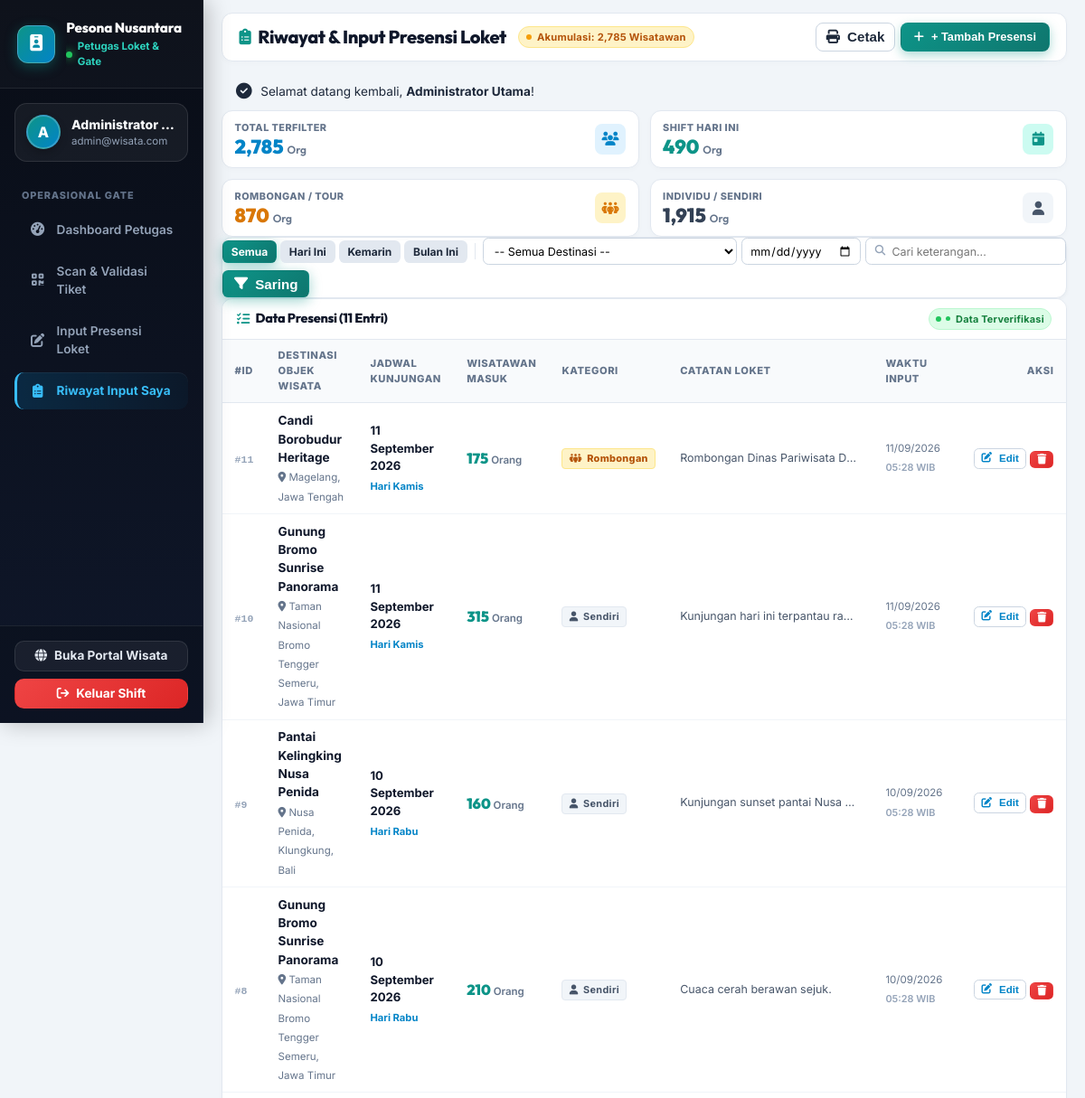
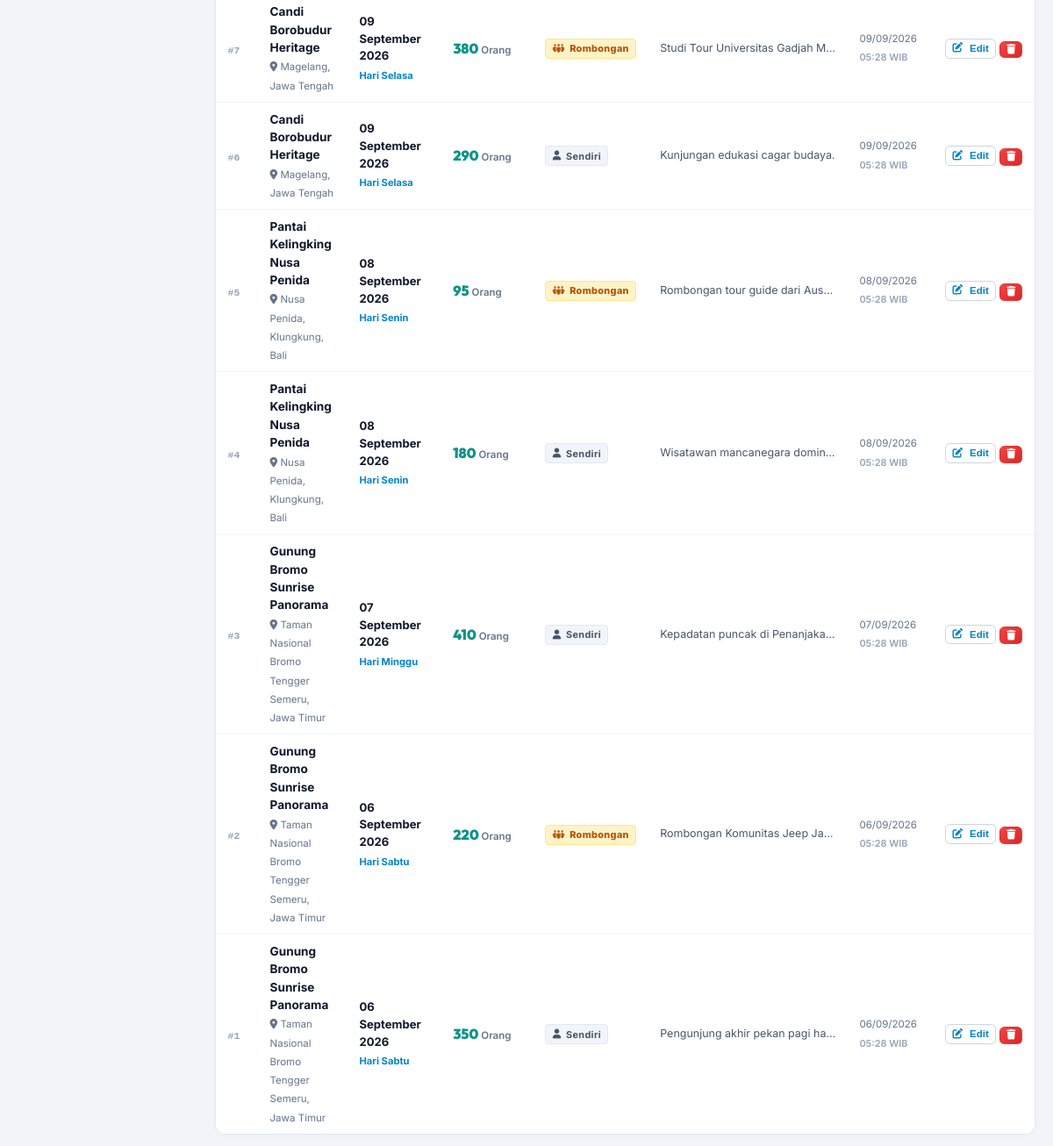
The app's page /petugas/riwayat_input.php (signed in) with its own data (2 pictures, top to bottom).
### tables this page shows
CREATE TABLE `pengaturan_web` (
  `id` INT AUTO_INCREMENT PRIMARY KEY,
  `nama_sistem` VARCHAR(100) NOT NULL DEFAULT 'Pesona Nusantara',
  `tagline` VARCHAR(200) DEFAULT 'Sistem Informasi & Reservasi Wisata Berkelas Indonesia',
  `deskripsi` TEXT DEFAULT NULL,
  `kontak_email` VARCHAR(100) DEFAULT 'kontak@pesonanusantara.id',
  `kontak_telp` VARCHAR(30) DEFAULT '+62 821-9988-7766',
  `alamat` TEXT DEFAULT NULL,
  `logo` VARCHAR(255) DEFAULT NULL,
  `banner` VARCHAR(255) DEFAULT NULL,
  `sosmed_instagram` VARCHAR(100) DEFAULT 'pesonanusantara.id',
  `sosmed_facebook` VARCHAR(100) DEFAULT 'pesonanusantara.official',
  `sosmed_youtube` VARCHAR(100) DEFAULT 'PesonaNusantaraTV',
  `updated_at` TIMESTAMP DEFAULT CURRENT_TIMESTAMP ON UPDATE CURRENT_TIMESTAMP
);

CREATE TABLE `presensi_kunjungan` (
  `id` INT AUTO_INCREMENT PRIMARY KEY,
  `petugas_id` INT NOT NULL,
  `destinasi_id` INT NOT NULL,
  `tanggal_kunjungan` DATE NOT NULL,
  `hari` VARCHAR(20) NOT NULL,
  `jumlah_pengunjung` INT NOT NULL,
  `jenis_kunjungan` ENUM('sendiri', 'rombongan') NOT NULL DEFAULT 'sendiri',
  `keterangan` TEXT DEFAULT NULL,
  `created_at` TIMESTAMP DEFAULT CURRENT_TIMESTAMP,
  FOREIGN KEY (`petugas_id`) REFERENCES `users`(`id`) ON DELETE CASCADE,
  FOREIGN KEY (`destinasi_id`) REFERENCES `destinasi`(`id`) ON DELETE CASCADE
);

CREATE TABLE `destinasi` (
  `id` INT AUTO_INCREMENT PRIMARY KEY,
  `kategori_id` INT NOT NULL,
  `nama_destinasi` VARCHAR(150) NOT NULL,
  `slug` VARCHAR(180) NOT NULL UNIQUE,
  `deskripsi` TEXT NOT NULL,
  `lokasi` VARCHAR(255) NOT NULL,
  `maps_embed` TEXT DEFAULT NULL,
  `harga_tiket` DECIMAL(12,2) NOT NULL DEFAULT 0.00,
  `diskon_rombongan` INT DEFAULT 15 COMMENT 'Diskon persen untuk rombongan',
  `min_rombongan` INT DEFAULT 10 COMMENT 'Minimal pengunjung untuk rombongan',
  `jam_buka` TIME DEFAULT '08:00:00',
  `jam_tutup` TIME DEFAULT '17:00:00',
  `hari_operasional` VARCHAR(100) DEFAULT 'Setiap Hari (Senin - Minggu)',
  `fasilitas` TEXT DEFAULT NULL COMMENT 'Comma-separated fasilitas',
  `status` ENUM('buka', 'tutup', 'pemeliharaan') DEFAULT 'buka',
  `rating` DECIMAL(3,2) DEFAULT 4.80,
  `foto_utama` VARCHAR(255) NOT NULL,
  `created_at` TIMESTAMP DEFAULT CURRENT_TIMESTAMP,
  FOREIGN KEY (`kategori_id`) REFERENCES `kategori_wisata`(`id`) ON DELETE CASCADE
);

### petugas/riwayat_input.php (the view, shortened to what the rows shown need)
<?php
require_once __DIR__ . '/../config/database.php';
$sql = "SELECT k.*, d.nama_destinasi, d.lokasi, d.harga_tiket
        FROM presensi_kunjungan k
        JOIN destinasi d ON k.destinasi_id = d.id
        WHERE 1=1";
$params = [];
$sql .= " ORDER BY k.id DESC";
$stmt = $pdo->prepare($sql);
$stmt->execute($params);
$riwayat = $stmt->fetchAll();
require_once __DIR__ . '/includes/header.php';
require_once __DIR__ . '/includes/sidebar.php';
?>
<main class="admin-main">
  <div class="admin-topbar-luxury" style="padding: 0.65rem 1.15rem; margin-bottom: 0.75rem; border-radius: 0.75rem;">
    <div style="display: flex; align-items: center; gap: 0.85rem; flex-wrap: wrap;">
      <h1 style="font-size: 1.25rem; font-weight: 800; color: #0f172a; margin: 0; display: flex; align-items: center; gap: 0.5rem;">
        <i class="fa-solid fa-clipboard-list text-primary" style="font-size: 1.1rem;"></i>
        Riwayat & Input Presensi Loket
      </h1>
    </div>
  </div>
  <div class="card-table-luxury" style="border-radius: 0.75rem;">
    <?php if (empty($riwayat)): ?>
      <div style="text-align: center; padding: 2.5rem 1.5rem; color: #94a3b8; background: #ffffff;">
        <i class="fa-solid fa-folder-open" style="font-size: 2rem; margin-bottom: 0.5rem; display: block; color: #cbd5e1;"></i>
        <h4 style="font-size: 0.95rem; font-weight: 800; color: #334155; margin: 0 0 0.25rem 0;">Tidak Ada Data Presensi</h4>
        <p style="font-size: 0.8rem; color: #64748b; margin: 0 0 0.75rem 0;">Belum ada entri presensi yang sesuai filter.</p>
        <button type="button" onclick="openAddModal()" class="btn btn-primary btn-xs btn-luxury-pulse" style="font-weight: 800;">
          <i class="fa-solid fa-plus"></i> Tambah Data Sekarang
        </button>
      </div>
    <?php else: ?>
      <div class="overflow-x-auto" style="background: #ffffff;">
        <table class="table-luxury" style="font-size: 0.82rem;">
          <thead>
            <tr style="background: #f8fafc;">
              <th style="width: 45px; padding: 0.6rem 0.85rem; font-size: 0.7rem;">#ID</th>
              <th style="padding: 0.6rem 0.85rem; font-size: 0.7rem;">Destinasi Objek Wisata</th>
              <th style="padding: 0.6rem 0.85rem; font-size: 0.7rem;">Jadwal Kunjungan</th>
              <th style="padding: 0.6rem 0.85rem; font-size: 0.7rem;">Wisatawan Masuk</th>
              <th style="padding: 0.6rem 0.85rem; font-size: 0.7rem;">Kategori</th>
              <th style="padding: 0.6rem 0.85rem; font-size: 0.7rem;">Catatan Loket</th>
              <th style="padding: 0.6rem 0.85rem; font-size: 0.7rem;">Waktu Input</th>
              <th style="text-align: right; width: 120px; padding: 0.6rem 0.85rem; font-size: 0.7rem;">Aksi</th>
            </tr>
          </thead>
          <tbody>
            <?php foreach ($riwayat as $row):
              $isRombongan = ($row['jenis_kunjungan'] === 'rombongan');
            ?>
              <tr>
                <td style="padding: 0.55rem 0.85rem;">
                  <span style="font-size: 0.72rem; font-weight: 800; color: #94a3b8; font-family: monospace;">
                    #<?= $row['id'] ?>
                  </span>
                </td>
                <td style="padding: 0.55rem 0.85rem;">
                  <strong class="text-dark" style="font-size: 0.85rem; display: block; color: #0f172a;">
                    <?= htmlspecialchars($row['nama_destinasi']) ?>
                  </strong>
                  <span style="font-size: 0.72rem; color: #64748b;">
                    <i class="fa-solid fa-location-dot text-rose-500"></i> <?= htmlspecialchars($row['lokasi']) ?>
                  </span>
                </td>
                <td style="padding: 0.55rem 0.85rem;">
                  <strong style="font-size: 0.82rem; color: #0f172a; display: block;">
                    <?= formatTanggalIndo($row['tanggal_kunjungan']) ?>
                  </strong>
                  <span style="font-size: 0.7rem; color: #0284c7; font-weight: 700;">
                    Hari <?= htmlspecialchars($row['hari']) ?>
                  </span>
                </td>
                <td style="padding: 0.55rem 0.85rem;">
                  <strong style="font-size: 1rem; color: #0d9488; font-weight: 900; font-family: 'Outfit', sans-serif;">
                    <?= number_format($row['jumlah_pengunjung']) ?>
                  </strong>
                  <span style="font-size: 0.72rem; font-weight: 600; color: #64748b;"> Orang</span>
                </td>
                <td style="padding: 0.55rem 0.85rem;">
                  <?php if ($isRombongan): ?>
                    <span class="badge" style="background: #fef3c7; color: #b45309; border: 1px solid #fde68a; font-size: 0.68rem; font-weight: 800; border-radius: 4px; padding: 0.15rem 0.45rem;">
                      <i class="fa-solid fa-people-group"></i> Rombongan
                    </span>
                  <?php else: ?>
                    <span class="badge" style="background: #f1f5f9; color: #475569; border: 1px solid #e2e8f0; font-size: 0.68rem; font-weight: 700; border-radius: 4px; padding: 0.15rem 0.45rem;">
                      <i class="fa-solid fa-user"></i> Sendiri
                    </span>
                  <?php endif; ?>
                </td>
                <td style="padding: 0.55rem 0.85rem;">
                  <span style="font-size: 0.78rem; color: #475569; display: block; max-width: 200px; white-space: nowrap; overflow: hidden; text-overflow: ellipsis;" title="<?= htmlspecialchars($row['keterangan'] ?? '-') ?>">
                    <?= htmlspecialchars($row['keterangan'] ?? '-') ?>
                  </span>
                </td>
                <td style="padding: 0.55rem 0.85rem;">
                  <span style="font-size: 0.72rem; color: #64748b; display: block;">
                    <?= date('d/m/Y', strtotime($row['created_at'])) ?>
                  </span>
                  <span style="font-size: 0.68rem; color: #94a3b8; font-weight: 600;">
                    <?= date('H:i', strtotime($row['created_at'])) ?> WIB
                  </span>
                </td>
                <td style="text-align: right; padding: 0.55rem 0.85rem;">
                  <div style="display: flex; gap: 0.25rem; justify-content: flex-end;">
                    <button type="button"
                            class="btn btn-secondary btn-xs"
                            style="padding: 0.2rem 0.45rem; font-size: 0.72rem; font-weight: 700; border-radius: 0.35rem; background: #ffffff; border: 1px solid #cbd5e1; color: #0284c7;"
                            onclick="openEditModal(<?= htmlspecialchars(json_encode($row)) ?>)"
                            title="Edit Data Presensi">
                      <i class="fa-solid fa-pen-to-square"></i> Edit
                    </button>
                    <form action="<?= BASE_URL ?>petugas/riwayat_input.php<?= !empty($_SERVER['QUERY_STRING']) ? '?' . $_SERVER['QUERY_STRING'] : '' ?>"
                          method="POST"
                          onsubmit="return confirm('Hapus presensi #<?= $row['id'] ?> (<?= $row['jumlah_pengunjung'] ?> orang)?')"
                          style="display: inline;">
                      <button type="submit" class="btn btn-danger btn-xs" style="padding: 0.2rem 0.45rem; font-size: 0.72rem; border-radius: 0.35rem;" title="Hapus Presensi">
                        <i class="fa-solid fa-trash"></i>
                      </button>
                    </form>
                  </div>
                </td>
              </tr>
            <?php endforeach; ?>
          </tbody>
        </table>
      </div>
    <?php endif; ?>
  </div>
</main>
<?php require_once __DIR__ . '/includes/footer.php'; ?>

### petugas/includes/sidebar.php (shortened to what the rows shown need)
<aside class="admin-sidebar">
  <div class="admin-sidebar-brand" style="padding: 1.25rem 1.2rem; border-bottom: 1px solid rgba(255,255,255,0.08);">
    <div style="overflow: hidden; flex: 1;">
      <span style="display: block; font-weight: 800; font-size: 0.95rem; color: #ffffff; letter-spacing: -0.01em; white-space: nowrap; text-overflow: ellipsis; overflow: hidden; font-family: 'Outfit', sans-serif;">
        <?= htmlspecialchars($settings['nama_sistem'] ?? 'Pesona Nusantara') ?>
      </span>
      <span style="display: inline-flex; align-items: center; gap: 0.35rem; font-size: 0.72rem; color: #2dd4bf; font-weight: 700;">
        <span style="width: 7px; height: 7px; border-radius: 50%; background: #22c55e; display: inline-block; box-shadow: 0 0 10px #22c55e; animation: pulse 2s infinite;"></span>
        Petugas Loket & Gate
      </span>
    </div>
  </div>
</aside>

### records on screen
pengaturan_web: nama_sistem "Pesona Nusantara"
presensi_kunjungan: id "11", destinasi.nama_destinasi "Candi Borobudur Heritage", destinasi.lokasi "Magelang, Jawa Tengah", tanggal_kunjungan "11 September 2026", hari "Kamis", jumlah_pengunjung "175", jenis_kunjungan "rombongan" (drawn), keterangan "Rombongan Dinas Pariwisata D…", created_at "11/09/2026", created_at "05:28"
presensi_kunjungan: id "10", destinasi.nama_destinasi "Gunung Bromo Sunrise Panorama", destinasi.lokasi "Taman Nasional Bromo Tengger Semeru, Jawa Timur", tanggal_kunjungan "11 September 2026", hari "Kamis", jumlah_pengunjung "315", jenis_kunjungan "sendiri" (drawn), keterangan "Kunjungan hari ini terpantau ra…", created_at "11/09/2026", created_at "05:28"
presensi_kunjungan: id "9", destinasi.nama_destinasi "Pantai Kelingking Nusa Penida", destinasi.lokasi "Nusa Penida, Klungkung, Bali", tanggal_kunjungan "10 September 2026", hari "Rabu", jumlah_pengunjung "160", jenis_kunjungan "sendiri" (drawn), keterangan "Kunjungan sunset pantai Nusa…", created_at "10/09/2026", created_at "05:28"
presensi_kunjungan: id "8", destinasi.nama_destinasi "Gunung Bromo Sunrise Panorama", destinasi.lokasi "Taman Nasional Bromo Tengger Semeru, Jawa Timur", tanggal_kunjungan "10 September 2026", hari "Rabu", jumlah_pengunjung "210", jenis_kunjungan "sendiri" (drawn), keterangan "Cuaca cerah berawan sejuk.", created_at "10/09/2026", created_at "05:28"
presensi_kunjungan: id "7", destinasi.nama_destinasi "Candi Borobudur Heritage", destinasi.lokasi "Magelang, Jawa Tengah", tanggal_kunjungan "09 September 2026", hari "Selasa", jumlah_pengunjung "380", jenis_kunjungan "rombongan" (drawn), keterangan "Studi Tour Universitas Gadjah M…", created_at "09/09/2026", created_at "05:28"
presensi_kunjungan: id "6", destinasi.nama_destinasi "Candi Borobudur Heritage", destinasi.lokasi "Magelang, Jawa Tengah", tanggal_kunjungan "09 September 2026", hari "Selasa", jumlah_pengunjung "290", jenis_kunjungan "sendiri" (drawn), keterangan "Kunjungan edukasi cagar budaya.", created_at "09/09/2026", created_at "05:28"
presensi_kunjungan: id "5", destinasi.nama_destinasi "Pantai Kelingking Nusa Penida", destinasi.lokasi "Nusa Penida, Klungkung, Bali", tanggal_kunjungan "08 September 2026", hari "Senin", jumlah_pengunjung "95", jenis_kunjungan "rombongan" (drawn), keterangan "Rombongan tour guide dari Aus…", created_at "08/09/2026", created_at "05:28"
presensi_kunjungan: id "4", destinasi.nama_destinasi "Pantai Kelingking Nusa Penida", destinasi.lokasi "Nusa Penida, Klungkung, Bali", tanggal_kunjungan "08 September 2026", hari "Senin", jumlah_pengunjung "180", jenis_kunjungan "sendiri" (drawn), keterangan "Wisatawan mancanegara domin…", created_at "08/09/2026", created_at "05:28"
presensi_kunjungan: id "3", destinasi.nama_destinasi "Gunung Bromo Sunrise Panorama", destinasi.lokasi "Taman Nasional Bromo Tengger Semeru, Jawa Timur", tanggal_kunjungan "07 September 2026", hari "Minggu", jumlah_pengunjung "410", jenis_kunjungan "sendiri" (drawn), keterangan "Kepadatan puncak di Penanjaka…", created_at "07/09/2026", created_at "05:28"
presensi_kunjungan: id "2", destinasi.nama_destinasi "Gunung Bromo Sunrise Panorama", destinasi.lokasi "Taman Nasional Bromo Tengger Semeru, Jawa Timur", tanggal_kunjungan "06 September 2026", hari "Sabtu", jumlah_pengunjung "220", jenis_kunjungan "rombongan" (drawn), keterangan "Rombongan Komunitas Jeep Ja…", created_at "06/09/2026", created_at "05:28"
presensi_kunjungan: id "1", destinasi.nama_destinasi "Gunung Bromo Sunrise Panorama", destinasi.lokasi "Taman Nasional Bromo Tengger Semeru, Jawa Timur", tanggal_kunjungan "06 September 2026", hari "Sabtu", jumlah_pengunjung "350", jenis_kunjungan "sendiri" (drawn), keterangan "Pengunjung akhir pekan pagi ha…", created_at "06/09/2026", created_at "05:28"

### other values on screen
$initial "A"
$userName "Administrator…"
$userEmail "admin@wisata.com"
$grandTotalOrang "2,785"
$flash['message'] "Selamat datang kembali, Administrator Utama !"
$totalOrang "2,785"
$todayTotalOrang "490"
$totalRombongan "870"
$totalIndividu "1,915"
count($riwayat) "11"
